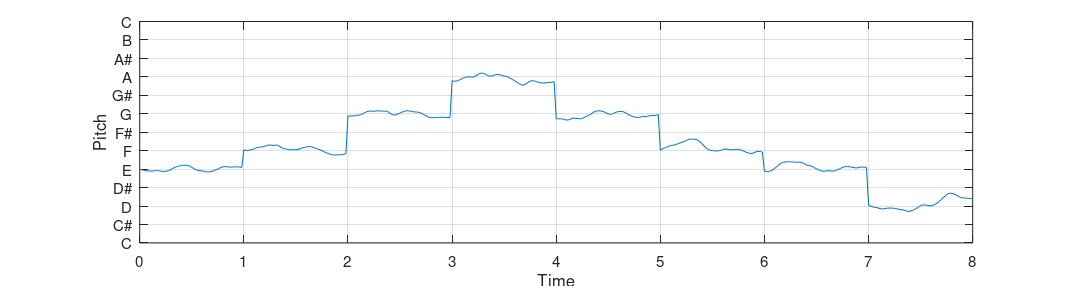

This chart was generated by the following MATLAB code:
t = 0:1/50:8;
x = [ones(1,50)*8 ones(1,50)*9 ones(1,50)*11 ones(1,50)*13];
x = [x ones(1,50)*11 ones(1,50)*9 ones(1,50)*8 ones(1,51)*6];

xnoise = rand(1,length(x))-0.5;
[b, a] = butter (2, 0.07);
xnoise = filter(b,a,xnoise);

plot(t,x+xnoise*3);
set(gca, 'ytickLabel', {
			'A',
			'A#',
			'B',
			'C',
			'C#',
			'D'
			'D#'
			'E'
			'F'
			'F#'
			'G'
			'G#'
})

xlabel("Time");
ylabel("Pitch");
axis([0 8 4 16]);
set(gca,'YTick', [1 2 3 4 5 6 7 8 9 10 11 12 13 14 15 16], 'fontsize', 12)
set(gca,'XTick', 0:8)
set(gcf,'PaperUnits','centimeters','PaperPosition',[0 0 30 8])
grid;
print -dpng 'IntonationError.png'
